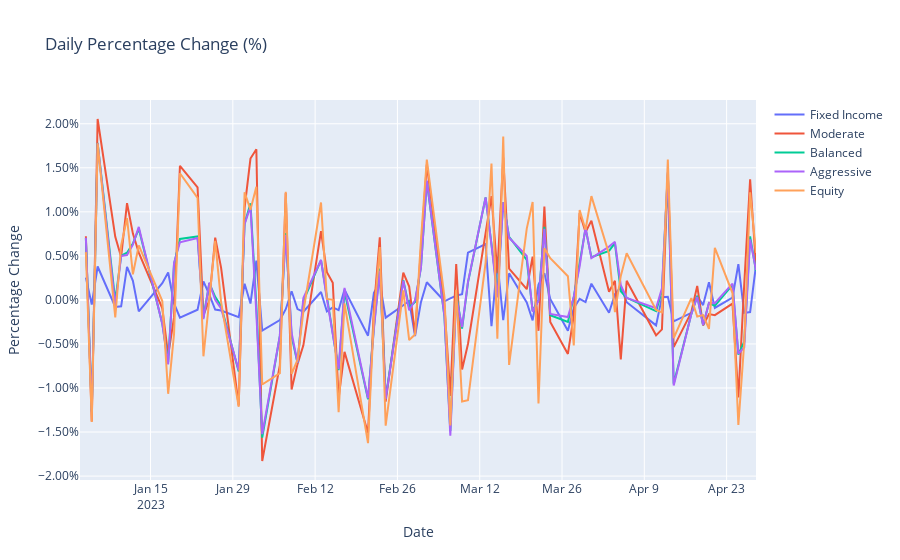

The cell this chart's notebook holds for it:
### Code cell
# daily percentage change
df2023_pct = df2023_port.pct_change()
df2023_pct = df2023_pct

# plot daily percentage change
fig = go.Figure()
for col in df2023_pct.columns:
    fig.add_trace(go.Scatter(x=df2023_pct.index, y=df2023_pct[col], mode='lines', name=col))
fig.update_layout(title='Daily Percentage Change (%)', xaxis_title='Date', yaxis_title='Percentage Change')
fig.update_yaxes(tickformat=".2%")
fig.show()
